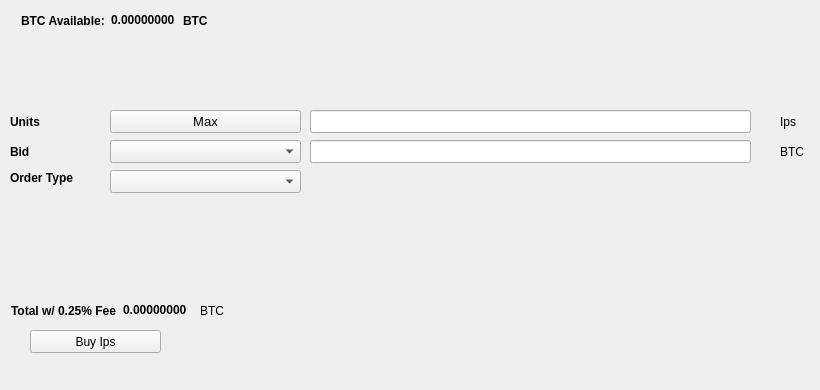
   <widget class="QWidget" name="BuyTab">
    <attribute name="title">
     <string>Buy</string>
    </attribute>
    <widget class="QPushButton" name="BuyIps">
     <property name="geometry">
      <rect>
       <x>30</x>
       <y>330</y>
       <width>131</width>
       <height>23</height>
      </rect>
     </property>
     <property name="text">
      <string>Buy Ips</string>
     </property>
     <property name="icon">
      <iconset resource="../ips.qrc">
       <normaloff>:/icons/bitcoin</normaloff>:/icons/bitcoin</iconset>
     </property>
    </widget>
    <widget class="QLabel" name="label_3">
     <property name="geometry">
      <rect>
       <x>10</x>
       <y>110</y>
       <width>46</width>
       <height>23</height>
      </rect>
     </property>
     <property name="font">
      <font>
       <weight>75</weight>
       <bold>true</bold>
      </font>
     </property>
     <property name="text">
      <string>Units</string>
     </property>
    </widget>
    <widget class="QLineEdit" name="UnitsInput">
     <property name="geometry">
      <rect>
       <x>310</x>
       <y>110</y>
       <width>441</width>
       <height>23</height>
      </rect>
     </property>
     <property name="font">
      <font>
       <pointsize>9</pointsize>
       <weight>75</weight>
       <bold>true</bold>
      </font>
     </property>
    </widget>
    <widget class="QLineEdit" name="BuyBidPriceEdit">
     <property name="geometry">
      <rect>
       <x>310</x>
       <y>140</y>
       <width>441</width>
       <height>23</height>
      </rect>
     </property>
     <property name="font">
      <font>
       <pointsize>9</pointsize>
       <weight>75</weight>
       <bold>true</bold>
      </font>
     </property>
    </widget>
    <widget class="QLabel" name="label_4">
     <property name="geometry">
      <rect>
       <x>780</x>
       <y>110</y>
       <width>31</width>
       <height>23</height>
      </rect>
     </property>
     <property name="text">
      <string>Ips</string>
     </property>
    </widget>
    <widget class="QLabel" name="label_5">
     <property name="geometry">
      <rect>
       <x>780</x>
       <y>140</y>
       <width>31</width>
       <height>23</height>
      </rect>
     </property>
     <property name="text">
      <string>BTC</string>
     </property>
    </widget>
    <widget class="QLabel" name="label_6">
     <property name="geometry">
      <rect>
       <x>10</x>
       <y>140</y>
       <width>46</width>
       <height>23</height>
      </rect>
     </property>
     <property name="font">
      <font>
       <weight>75</weight>
       <bold>true</bold>
      </font>
     </property>
     <property name="text">
      <string>Bid</string>
     </property>
    </widget>
    <widget class="QLabel" name="label_7">
     <property name="geometry">
      <rect>
       <x>10</x>
       <y>170</y>
       <width>91</width>
       <height>16</height>
      </rect>
     </property>
     <property name="font">
      <font>
       <weight>75</weight>
       <bold>true</bold>
      </font>
     </property>
     <property name="text">
      <string>Order Type</string>
     </property>
    </widget>
    <widget class="QPushButton" name="Buy_Max_Amount">
     <property name="geometry">
      <rect>
       <x>110</x>
       <y>110</y>
       <width>191</width>
       <height>23</height>
      </rect>
     </property>
     <property name="font">
      <font>
       <pointsize>10</pointsize>
      </font>
     </property>
     <property name="text">
      <string>Max</string>
     </property>
    </widget>
    <widget class="QComboBox" name="BuyBidcomboBox">
     <property name="geometry">
      <rect>
       <x>110</x>
       <y>140</y>
       <width>191</width>
       <height>23</height>
      </rect>
     </property>
     <property name="font">
      <font>
       <pointsize>10</pointsize>
      </font>
     </property>
    </widget>
    <widget class="QComboBox" name="buyOrdertypeCombo">
     <property name="geometry">
      <rect>
       <x>110</x>
       <y>170</y>
       <width>191</width>
       <height>23</height>
      </rect>
     </property>
     <property name="font">
      <font>
       <pointsize>10</pointsize>
      </font>
     </property>
    </widget>
    <widget class="QWidget" name="layoutWidget1">
     <property name="geometry">
      <rect>
       <x>21</x>
       <y>11</y>
       <width>227</width>
       <height>19</height>
      </rect>
     </property>
     <layout class="QHBoxLayout" name="horizontalLayout_3">
      <item>
       <widget class="QLabel" name="label232">
        <property name="font">
         <font>
          <weight>75</weight>
          <bold>true</bold>
         </font>
        </property>
        <property name="text">
         <string>BTC Available:</string>
        </property>
       </widget>
      </item>
      <item>
       <widget class="QLabel" name="BtcAvailableLbl">
        <property name="palette">
         <palette>
          <active>
           <colorrole role="WindowText">
            <brush brushstyle="SolidPattern">
             <color alpha="255">
              <red>0</red>
              <green>0</green>
              <blue>0</blue>
             </color>
            </brush>
           </colorrole>
           <colorrole role="Button">
            <brush brushstyle="SolidPattern">
             <color alpha="255">
              <red>0</red>
              <green>170</green>
              <blue>0</blue>
             </color>
            </brush>
           </colorrole>
           <colorrole role="Light">
            <brush brushstyle="SolidPattern">
             <color alpha="255">
              <red>0</red>
              <green>255</green>
              <blue>0</blue>
             </color>
            </brush>
           </colorrole>
           <colorrole role="Midlight">
            <brush brushstyle="SolidPattern">
             <color alpha="255">
              <red>0</red>
              <green>212</green>
              <blue>0</blue>
             </color>
            </brush>
           </colorrole>
           <colorrole role="Dark">
            <brush brushstyle="SolidPattern">
             <color alpha="255">
              <red>0</red>
              <green>85</green>
              <blue>0</blue>
             </color>
            </brush>
           </colorrole>
           <colorrole role="Mid">
            <brush brushstyle="SolidPattern">
             <color alpha="255">
              <red>0</red>
              <green>113</green>
              <blue>0</blue>
             </color>
            </brush>
           </colorrole>
           <colorrole role="Text">
            <brush brushstyle="SolidPattern">
             <color alpha="255">
              <red>0</red>
              <green>170</green>
              <blue>0</blue>
             </color>
            </brush>
           </colorrole>
           <colorrole role="BrightText">
            <brush brushstyle="SolidPattern">
             <color alpha="255">
              <red>255</red>
              <green>255</green>
              <blue>255</blue>
             </color>
            </brush>
           </colorrole>
           <colorrole role="ButtonText">
            <brush brushstyle="SolidPattern">
             <color alpha="255">
              <red>0</red>
              <green>0</green>
              <blue>0</blue>
             </color>
            </brush>
           </colorrole>
           <colorrole role="Base">
            <brush brushstyle="SolidPattern">
             <color alpha="255">
              <red>255</red>
              <green>255</green>
              <blue>255</blue>
             </color>
            </brush>
           </colorrole>
           <colorrole role="Window">
            <brush brushstyle="SolidPattern">
             <color alpha="255">
              <red>0</red>
              <green>170</green>
              <blue>0</blue>
             </color>
            </brush>
           </colorrole>
           <colorrole role="Shadow">
            <brush brushstyle="SolidPattern">
             <color alpha="255">
              <red>0</red>
              <green>0</green>
              <blue>0</blue>
             </color>
            </brush>
           </colorrole>
           <colorrole role="AlternateBase">
            <brush brushstyle="SolidPattern">
             <color alpha="255">
              <red>127</red>
              <green>212</green>
              <blue>127</blue>
             </color>
            </brush>
           </colorrole>
           <colorrole role="ToolTipBase">
            <brush brushstyle="SolidPattern">
             <color alpha="255">
              <red>255</red>
              <green>255</green>
              <blue>220</blue>
             </color>
            </brush>
           </colorrole>
           <colorrole role="ToolTipText">
            <brush brushstyle="SolidPattern">
             <color alpha="255">
              <red>0</red>
              <green>0</green>
              <blue>0</blue>
             </color>
            </brush>
           </colorrole>
          </active>
          <inactive>
           <colorrole role="WindowText">
            <brush brushstyle="SolidPattern">
             <color alpha="255">
              <red>0</red>
              <green>0</green>
              <blue>0</blue>
             </color>
            </brush>
           </colorrole>
           <colorrole role="Button">
            <brush brushstyle="SolidPattern">
             <color alpha="255">
              <red>0</red>
              <green>170</green>
              <blue>0</blue>
             </color>
            </brush>
           </colorrole>
           <colorrole role="Light">
            <brush brushstyle="SolidPattern">
             <color alpha="255">
              <red>0</red>
              <green>255</green>
              <blue>0</blue>
             </color>
            </brush>
           </colorrole>
           <colorrole role="Midlight">
            <brush brushstyle="SolidPattern">
             <color alpha="255">
              <red>0</red>
              <green>212</green>
              <blue>0</blue>
             </color>
            </brush>
           </colorrole>
           <colorrole role="Dark">
            <brush brushstyle="SolidPattern">
             <color alpha="255">
              <red>0</red>
              <green>85</green>
              <blue>0</blue>
             </color>
            </brush>
           </colorrole>
           <colorrole role="Mid">
            <brush brushstyle="SolidPattern">
             <color alpha="255">
              <red>0</red>
              <green>113</green>
              <blue>0</blue>
             </color>
            </brush>
           </colorrole>
           <colorrole role="Text">
            <brush brushstyle="SolidPattern">
             <color alpha="255">
              <red>0</red>
              <green>170</green>
              <blue>0</blue>
             </color>
            </brush>
           </colorrole>
           <colorrole role="BrightText">
            <brush brushstyle="SolidPattern">
             <color alpha="255">
              <red>255</red>
              <green>255</green>
              <blue>255</blue>
             </color>
            </brush>
           </colorrole>
           <colorrole role="ButtonText">
            <brush brushstyle="SolidPattern">
             <color alpha="255">
              <red>0</red>
              <green>0</green>
              <blue>0</blue>
             </color>
            </brush>
           </colorrole>
           <colorrole role="Base">
            <brush brushstyle="SolidPattern">
             <color alpha="255">
              <red>255</red>
              <green>255</green>
              <blue>255</blue>
             </color>
            </brush>
           </colorrole>
           <colorrole role="Window">
            <brush brushstyle="SolidPattern">
             <color alpha="255">
              <red>0</red>
              <green>170</green>
              <blue>0</blue>
             </color>
            </brush>
           </colorrole>
           <colorrole role="Shadow">
            <brush brushstyle="SolidPattern">
             <color alpha="255">
              <red>0</red>
              <green>0</green>
              <blue>0</blue>
             </color>
            </brush>
           </colorrole>
           <colorrole role="AlternateBase">
            <brush brushstyle="SolidPattern">
             <color alpha="255">
              <red>127</red>
              <green>212</green>
              <blue>127</blue>
             </color>
            </brush>
           </colorrole>
           <colorrole role="ToolTipBase">
            <brush brushstyle="SolidPattern">
             <color alpha="255">
              <red>255</red>
              <green>255</green>
              <blue>220</blue>
             </color>
            </brush>
           </colorrole>
           <colorrole role="ToolTipText">
            <brush brushstyle="SolidPattern">
             <color alpha="255">
              <red>0</red>
              <green>0</green>
              <blue>0</blue>
             </color>
            </brush>
           </colorrole>
          </inactive>
          <disabled>
           <colorrole role="WindowText">
            <brush brushstyle="SolidPattern">
             <color alpha="255">
              <red>0</red>
              <green>85</green>
              <blue>0</blue>
             </color>
            </brush>
           </colorrole>
           <colorrole role="Button">
            <brush brushstyle="SolidPattern">
             <color alpha="255">
              <red>0</red>
              <green>170</green>
              <blue>0</blue>
             </color>
            </brush>
           </colorrole>
           <colorrole role="Light">
            <brush brushstyle="SolidPattern">
             <color alpha="255">
              <red>0</red>
              <green>255</green>
              <blue>0</blue>
             </color>
            </brush>
           </colorrole>
           <colorrole role="Midlight">
            <brush brushstyle="SolidPattern">
             <color alpha="255">
              <red>0</red>
              <green>212</green>
              <blue>0</blue>
             </color>
            </brush>
           </colorrole>
           <colorrole role="Dark">
            <brush brushstyle="SolidPattern">
             <color alpha="255">
              <red>0</red>
              <green>85</green>
              <blue>0</blue>
             </color>
            </brush>
           </colorrole>
           <colorrole role="Mid">
            <brush brushstyle="SolidPattern">
             <color alpha="255">
              <red>0</red>
              <green>113</green>
              <blue>0</blue>
             </color>
            </brush>
           </colorrole>
           <colorrole role="Text">
            <brush brushstyle="SolidPattern">
             <color alpha="255">
              <red>0</red>
              <green>85</green>
              <blue>0</blue>
             </color>
            </brush>
           </colorrole>
           <colorrole role="BrightText">
            <brush brushstyle="SolidPattern">
             <color alpha="255">
              <red>255</red>
              <green>255</green>
              <blue>255</blue>
             </color>
            </brush>
           </colorrole>
           <colorrole role="ButtonText">
            <brush brushstyle="SolidPattern">
             <color alpha="255">
              <red>0</red>
              <green>85</green>
              <blue>0</blue>
             </color>
            </brush>
           </colorrole>
           <colorrole role="Base">
            <brush brushstyle="SolidPattern">
             <color alpha="255">
              <red>0</red>
              <green>170</green>
              <blue>0</blue>
             </color>
            </brush>
           </colorrole>
           <colorrole role="Window">
            <brush brushstyle="SolidPattern">
             <color alpha="255">
              <red>0</red>
              <green>170</green>
              <blue>0</blue>
             </color>
            </brush>
           </colorrole>
           <colorrole role="Shadow">
            <brush brushstyle="SolidPattern">
             <color alpha="255">
              <red>0</red>
              <green>0</green>
              <blue>0</blue>
             </color>
            </brush>
           </colorrole>
           <colorrole role="AlternateBase">
            <brush brushstyle="SolidPattern">
             <color alpha="255">
              <red>0</red>
              <green>170</green>
              <blue>0</blue>
             </color>
            </brush>
           </colorrole>
           <colorrole role="ToolTipBase">
            <brush brushstyle="SolidPattern">
             <color alpha="255">
              <red>255</red>
              <green>255</green>
              <blue>220</blue>
             </color>
            </brush>
           </colorrole>
           <colorrole role="ToolTipText">
            <brush brushstyle="SolidPattern">
             <color alpha="255">
              <red>0</red>
              <green>0</green>
              <blue>0</blue>
             </color>
            </brush>
           </colorrole>
          </disabled>
         </palette>
        </property>
        <property name="font">
         <font>
          <weight>75</weight>
          <bold>true</bold>
         </font>
        </property>
        <property name="text">
         <string>0.00000000</string>
        </property>
        <property name="textInteractionFlags">
         <set>Qt::LinksAccessibleByMouse|Qt::TextSelectableByKeyboard|Qt::TextSelectableByMouse</set>
        </property>
       </widget>
      </item>
      <item>
       <widget class="QLabel" name="BtcAvailableLbl_2">
        <property name="font">
         <font>
          <weight>75</weight>
          <bold>true</bold>
         </font>
        </property>
        <property name="text">
         <string>BTC</string>
        </property>
       </widget>
      </item>
     </layout>
    </widget>
    <widget class="QWidget" name="layoutWidge2">
     <property name="geometry">
      <rect>
       <x>11</x>
       <y>301</y>
       <width>259</width>
       <height>19</height>
      </rect>
     </property>
     <layout class="QHBoxLayout" name="horizontalLayout_4">
      <item>
       <widget class="QLabel" name="label_9">
        <property name="font">
         <font>
          <weight>75</weight>
          <bold>true</bold>
         </font>
        </property>
        <property name="text">
         <string>Total w/ 0.25% Fee</string>
        </property>
       </widget>
      </item>
      <item>
       <widget class="QLabel" name="BuyCostLabel">
        <property name="palette">
         <palette>
          <active>
           <colorrole role="WindowText">
            <brush brushstyle="SolidPattern">
             <color alpha="255">
              <red>0</red>
              <green>0</green>
              <blue>0</blue>
             </color>
            </brush>
           </colorrole>
           <colorrole role="Button">
            <brush brushstyle="SolidPattern">
             <color alpha="255">
              <red>0</red>
              <green>170</green>
              <blue>0</blue>
             </color>
            </brush>
           </colorrole>
           <colorrole role="Light">
            <brush brushstyle="SolidPattern">
             <color alpha="255">
              <red>0</red>
              <green>255</green>
              <blue>0</blue>
             </color>
            </brush>
           </colorrole>
           <colorrole role="Midlight">
            <brush brushstyle="SolidPattern">
             <color alpha="255">
              <red>0</red>
              <green>212</green>
              <blue>0</blue>
             </color>
            </brush>
           </colorrole>
           <colorrole role="Dark">
            <brush brushstyle="SolidPattern">
             <color alpha="255">
              <red>0</red>
              <green>85</green>
              <blue>0</blue>
             </color>
            </brush>
           </colorrole>
           <colorrole role="Mid">
            <brush brushstyle="SolidPattern">
             <color alpha="255">
              <red>0</red>
              <green>113</green>
              <blue>0</blue>
             </color>
            </brush>
           </colorrole>
           <colorrole role="Text">
            <brush brushstyle="SolidPattern">
             <color alpha="255">
              <red>0</red>
              <green>170</green>
              <blue>0</blue>
             </color>
            </brush>
           </colorrole>
           <colorrole role="BrightText">
            <brush brushstyle="SolidPattern">
             <color alpha="255">
              <red>255</red>
              <green>255</green>
              <blue>255</blue>
             </color>
            </brush>
           </colorrole>
           <colorrole role="ButtonText">
            <brush brushstyle="SolidPattern">
             <color alpha="255">
              <red>0</red>
              <green>0</green>
              <blue>0</blue>
             </color>
            </brush>
           </colorrole>
           <colorrole role="Base">
            <brush brushstyle="SolidPattern">
             <color alpha="255">
              <red>255</red>
              <green>255</green>
              <blue>255</blue>
             </color>
            </brush>
           </colorrole>
           <colorrole role="Window">
            <brush brushstyle="SolidPattern">
             <color alpha="255">
              <red>0</red>
              <green>170</green>
              <blue>0</blue>
             </color>
            </brush>
           </colorrole>
           <colorrole role="Shadow">
            <brush brushstyle="SolidPattern">
             <color alpha="255">
              <red>0</red>
              <green>0</green>
              <blue>0</blue>
             </color>
            </brush>
           </colorrole>
           <colorrole role="AlternateBase">
            <brush brushstyle="SolidPattern">
             <color alpha="255">
              <red>127</red>
              <green>212</green>
              <blue>127</blue>
             </color>
            </brush>
           </colorrole>
           <colorrole role="ToolTipBase">
            <brush brushstyle="SolidPattern">
             <color alpha="255">
              <red>255</red>
              <green>255</green>
              <blue>220</blue>
             </color>
            </brush>
           </colorrole>
           <colorrole role="ToolTipText">
            <brush brushstyle="SolidPattern">
             <color alpha="255">
              <red>0</red>
              <green>0</green>
              <blue>0</blue>
             </color>
            </brush>
           </colorrole>
          </active>
          <inactive>
           <colorrole role="WindowText">
            <brush brushstyle="SolidPattern">
             <color alpha="255">
              <red>0</red>
              <green>0</green>
              <blue>0</blue>
             </color>
            </brush>
           </colorrole>
           <colorrole role="Button">
            <brush brushstyle="SolidPattern">
             <color alpha="255">
              <red>0</red>
              <green>170</green>
              <blue>0</blue>
             </color>
            </brush>
           </colorrole>
           <colorrole role="Light">
            <brush brushstyle="SolidPattern">
             <color alpha="255">
              <red>0</red>
              <green>255</green>
              <blue>0</blue>
             </color>
            </brush>
           </colorrole>
           <colorrole role="Midlight">
            <brush brushstyle="SolidPattern">
             <color alpha="255">
              <red>0</red>
              <green>212</green>
              <blue>0</blue>
             </color>
            </brush>
           </colorrole>
           <colorrole role="Dark">
            <brush brushstyle="SolidPattern">
             <color alpha="255">
              <red>0</red>
              <green>85</green>
              <blue>0</blue>
             </color>
            </brush>
           </colorrole>
           <colorrole role="Mid">
            <brush brushstyle="SolidPattern">
             <color alpha="255">
              <red>0</red>
              <green>113</green>
              <blue>0</blue>
             </color>
            </brush>
           </colorrole>
           <colorrole role="Text">
            <brush brushstyle="SolidPattern">
             <color alpha="255">
              <red>0</red>
              <green>170</green>
              <blue>0</blue>
             </color>
            </brush>
           </colorrole>
           <colorrole role="BrightText">
            <brush brushstyle="SolidPattern">
             <color alpha="255">
              <red>255</red>
              <green>255</green>
              <blue>255</blue>
             </color>
            </brush>
           </colorrole>
           <colorrole role="ButtonText">
            <brush brushstyle="SolidPattern">
             <color alpha="255">
              <red>0</red>
              <green>0</green>
              <blue>0</blue>
             </color>
            </brush>
           </colorrole>
           <colorrole role="Base">
            <brush brushstyle="SolidPattern">
             <color alpha="255">
              <red>255</red>
              <green>255</green>
              <blue>255</blue>
             </color>
            </brush>
           </colorrole>
           <colorrole role="Window">
            <brush brushstyle="SolidPattern">
             <color alpha="255">
              <red>0</red>
              <green>170</green>
              <blue>0</blue>
             </color>
            </brush>
           </colorrole>
           <colorrole role="Shadow">
            <brush brushstyle="SolidPattern">
             <color alpha="255">
              <red>0</red>
              <green>0</green>
              <blue>0</blue>
             </color>
            </brush>
           </colorrole>
           <colorrole role="AlternateBase">
            <brush brushstyle="SolidPattern">
             <color alpha="255">
              <red>127</red>
              <green>212</green>
              <blue>127</blue>
             </color>
            </brush>
           </colorrole>
           <colorrole role="ToolTipBase">
            <brush brushstyle="SolidPattern">
             <color alpha="255">
              <red>255</red>
              <green>255</green>
              <blue>220</blue>
             </color>
            </brush>
           </colorrole>
           <colorrole role="ToolTipText">
            <brush brushstyle="SolidPattern">
             <color alpha="255">
              <red>0</red>
              <green>0</green>
              <blue>0</blue>
             </color>
            </brush>
           </colorrole>
          </inactive>
          <disabled>
           <colorrole role="WindowText">
            <brush brushstyle="SolidPattern">
             <color alpha="255">
              <red>0</red>
              <green>85</green>
              <blue>0</blue>
             </color>
            </brush>
           </colorrole>
           <colorrole role="Button">
            <brush brushstyle="SolidPattern">
             <color alpha="255">
              <red>0</red>
              <green>170</green>
              <blue>0</blue>
             </color>
            </brush>
           </colorrole>
           <colorrole role="Light">
            <brush brushstyle="SolidPattern">
             <color alpha="255">
              <red>0</red>
              <green>255</green>
              <blue>0</blue>
             </color>
            </brush>
           </colorrole>
           <colorrole role="Midlight">
            <brush brushstyle="SolidPattern">
             <color alpha="255">
              <red>0</red>
              <green>212</green>
              <blue>0</blue>
             </color>
            </brush>
           </colorrole>
           <colorrole role="Dark">
            <brush brushstyle="SolidPattern">
             <color alpha="255">
              <red>0</red>
              <green>85</green>
              <blue>0</blue>
             </color>
            </brush>
           </colorrole>
           <colorrole role="Mid">
            <brush brushstyle="SolidPattern">
             <color alpha="255">
              <red>0</red>
              <green>113</green>
              <blue>0</blue>
             </color>
            </brush>
           </colorrole>
           <colorrole role="Text">
            <brush brushstyle="SolidPattern">
             <color alpha="255">
              <red>0</red>
              <green>85</green>
              <blue>0</blue>
             </color>
            </brush>
           </colorrole>
           <colorrole role="BrightText">
            <brush brushstyle="SolidPattern">
             <color alpha="255">
              <red>255</red>
              <green>255</green>
              <blue>255</blue>
             </color>
            </brush>
           </colorrole>
           <colorrole role="ButtonText">
            <brush brushstyle="SolidPattern">
             <color alpha="255">
              <red>0</red>
              <green>85</green>
              <blue>0</blue>
             </color>
            </brush>
           </colorrole>
           <colorrole role="Base">
            <brush brushstyle="SolidPattern">
             <color alpha="255">
              <red>0</red>
              <green>170</green>
              <blue>0</blue>
             </color>
            </brush>
           </colorrole>
           <colorrole role="Window">
            <brush brushstyle="SolidPattern">
             <color alpha="255">
              <red>0</red>
              <green>170</green>
              <blue>0</blue>
             </color>
            </brush>
           </colorrole>
           <colorrole role="Shadow">
            <brush brushstyle="SolidPattern">
             <color alpha="255">
              <red>0</red>
              <green>0</green>
              <blue>0</blue>
             </color>
            </brush>
           </colorrole>
           <colorrole role="AlternateBase">
            <brush brushstyle="SolidPattern">
             <color alpha="255">
              <red>0</red>
              <green>170</green>
              <blue>0</blue>
             </color>
            </brush>
           </colorrole>
           <colorrole role="ToolTipBase">
            <brush brushstyle="SolidPattern">
             <color alpha="255">
              <red>255</red>
              <green>255</green>
              <blue>220</blue>
             </color>
            </brush>
           </colorrole>
           <colorrole role="ToolTipText">
            <brush brushstyle="SolidPattern">
             <color alpha="255">
              <red>0</red>
              <green>0</green>
              <blue>0</blue>
             </color>
            </brush>
           </colorrole>
          </disabled>
         </palette>
        </property>
        <property name="font">
         <font>
          <weight>75</weight>
          <bold>true</bold>
         </font>
        </property>
        <property name="autoFillBackground">
         <bool>false</bool>
        </property>
        <property name="text">
         <string>0.00000000</string>
        </property>
        <property name="textInteractionFlags">
         <set>Qt::LinksAccessibleByMouse|Qt::TextSelectableByMouse</set>
        </property>
       </widget>
      </item>
      <item>
       <widget class="QLabel" name="label_10">
        <property name="font">
         <font>
          <weight>50</weight>
          <bold>false</bold>
         </font>
        </property>
        <property name="text">
         <string>BTC</string>
        </property>
       </widget>
      </item>
     </layout>
    </widget>
    <widget class="QLabel" name="label_24">
     <property name="geometry">
      <rect>
       <x>460</x>
       <y>300</y>
       <width>281</width>
       <height>81</height>
      </rect>
     </property>
     <property name="text">
      <string/>
     </property>
     <property name="pixmap">
      <pixmap>:/images/bittrex</pixmap>
     </property>
    </widget>
   </widget>
